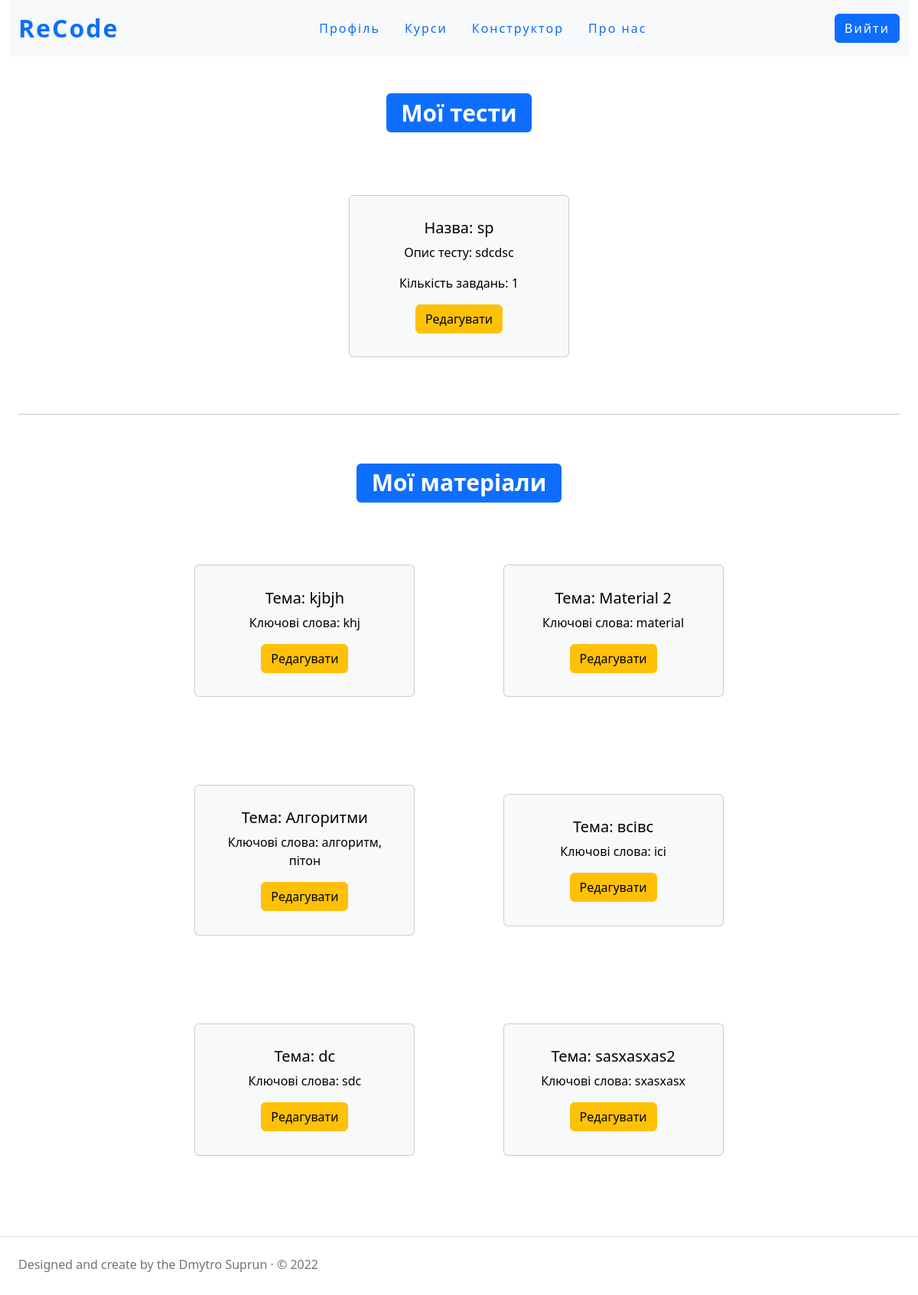
/create/show_tests_and_materials/ (signed in), run on an earlier commit of the app's database.
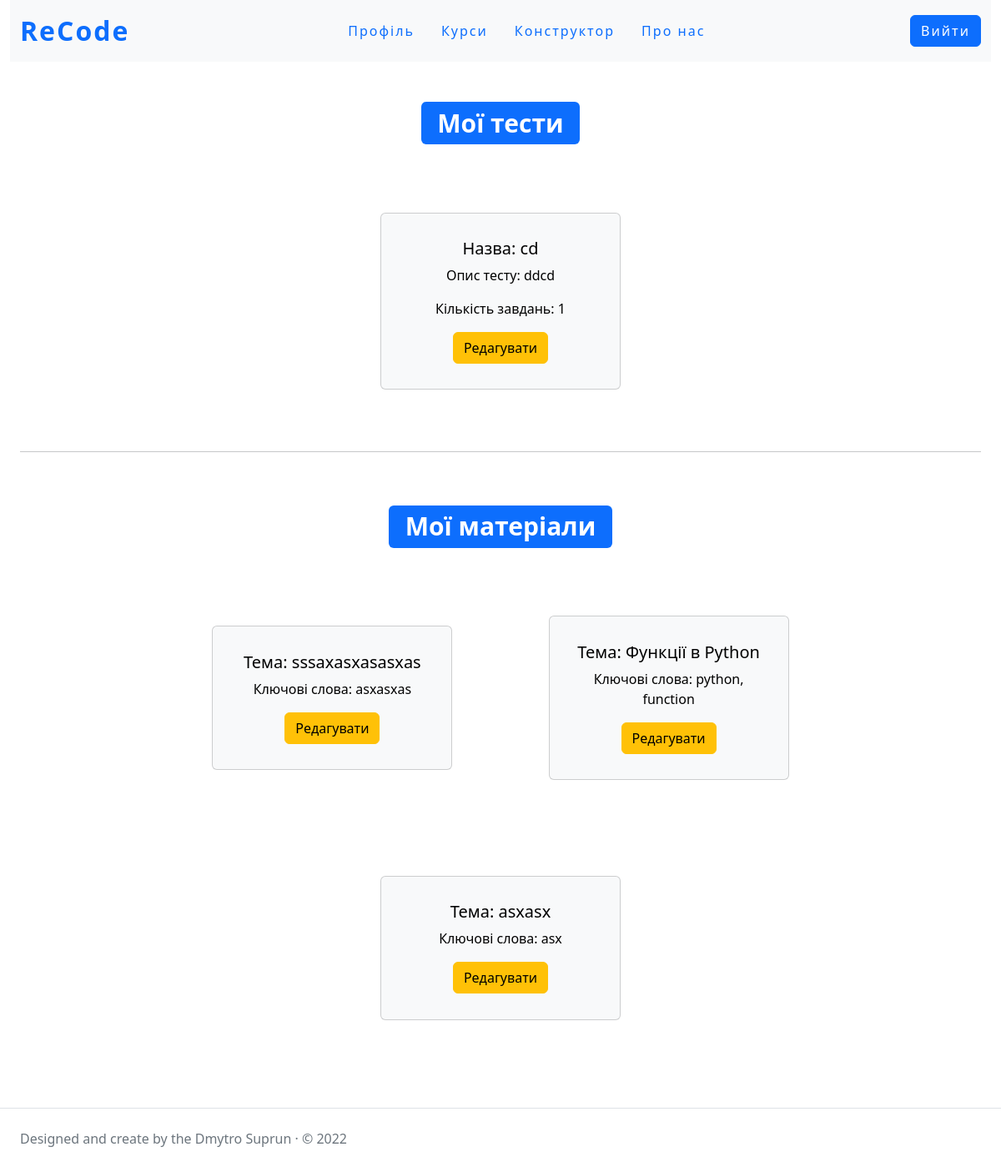
And on a later commit of the database.
### tests/models.py (models this page shows, shortened)
class TestsConfig(models.Model):
    name_test = models.CharField('Назва тесту', max_length=255)
    slug = models.SlugField('URL', max_length=255, unique=True, db_index=True, )
    theme_test = models.CharField('Опис тесту ', max_length=255)
    author_of_test = models.ForeignKey(User,on_delete=models.CASCADE, verbose_name='Автор тесту')
    max_test_result = models.FloatField('Максимальний бал тесту')
    create_func_template = models.BooleanField('Автоматичне створення шаблону функції', default=True)
    date_creating=models.DateField(auto_now_add=True)
    class Meta:
        ordering=['-pk']

### ScientificMaterials/models.py (models this page shows)
class ScientificMaterials(models.Model):
    material_uuid = models.UUIDField(primary_key=True, default=uuid.uuid4, editable=False)
    material_name = models.CharField('Назва матеріалу', max_length=255)
    key_words = models.CharField('Ключові поняття', max_length=255)
    material = models.TextField('Матеріал')
    author = models.ForeignKey(User,on_delete=models.CASCADE, verbose_name='Автор матеріалу')
    class Meta:
        ordering = ['pk']

### designer/views.py (the view)
# urls.py: path('show_tests_and_materials/', show_all_tests, name='show_all_tests'),
@login_required
def show_all_tests(request):
    if get_role(request) != 'teacher':
        return HttpResponse('<h1 style="text-align:center;position:relative; top:10%;">Доступ заборонено!</h1>', status=403)
    get_my_tests = TestsConfig.objects.filter(author_of_test__username=request.user.username)
    get_materials = read_materials(author=request.user)
    context={
        'type':get_role(request),
        'title':'Мої розробки',
        'my_tests':get_my_tests,
        'count_test':len(get_my_tests),
        'count_material': len(get_materials),
        'materials': get_materials
    }
    return render(request, 'designer/show_all_tests_and_materials.html', context=context)

### ScientificMaterials/material_services/crud.py (called while the page is built)
def read_materials(**params):
    return ScientificMaterials.objects.filter(**params)

### designer/templatetags/designer_tags.py (called while the page is built)
@register.simple_tag()
def get_num_section_in_test(test_slug):
    return len(TestsSection.objects.filter(test__slug=test_slug))

### staticPages/views.py (called while the page is built)
def get_role(req):
    if req.user.is_anonymous:
        return 'anonymous'
    elif len(TeacherInCourse.objects.filter(e_mail=req.user.email))==0:
        if len(StudentInCourse.objects.filter(e_mail=req.user.email))==0:
            return 'anonymousStudent'
        return 'student'
    return 'teacher'

### designer/templates/designer/show_all_tests_and_materials.html (shortened to what this page needs)
{% extends "designer/designer_layout.html" %}
{% load static %}
{% load designer_tags %}
{%block styles%}
    <link rel="stylesheet" href="{%static 'designer/css/designer.css'%}">
{% endblock %}
{%block content%}
    <div class="flex">
        {% if count_test == 0 %}
            <h1><span class="badge bg-primary mt-5 mb-3 position">Ви ще не створили тести!</span></h1>
        {%else%}
            <h1><span class="badge bg-primary mt-5 mb-3 position">Мої тести</span></h1>
        {% endif %}
    </div>
    <div class="flex">
        {% if count_test == 0 %}
            <a href="{% url 'index_page'  %}" class="btn btn-primary login-button m-3">На головну</a>
            <a href="{% url 'create_test' %}" class="btn btn-success success_btn m-3">Створити тест</a>
        {% else %}
            {%for test in my_tests%}
                <div class="card text-center text-bg-light" style="width: 18rem;">
                    <div class="card-body">
                        <h5 class="card-title">Назва: {{test.name_test}}</h5>
                        <p class="card-text">Опис тесту: {{test.theme_test}}</p>
                        <p class="card-text">Кількість завдань: {%get_num_section_in_test test.slug%}</p>
                        <a href="{% url 'create_task' test.slug %}" class="btn btn-warning">Редагувати</a>
                    </div>
                </div>
            {%endfor%}
        {% endif %}
    </div>
    <hr>
<div class="flex">
        {% if count_material == 0 %}
            <h1><span class="badge bg-primary mt-5 mb-3 position">Ви ще не створили матеріали!</span></h1>
        {%else%}
            <h1><span class="badge bg-primary mt-5 mb-3 position">Мої матеріали</span></h1>
        {% endif %}
    </div>
    <div class="flex">
        {% if count_material == 0 %}
            <a href="{% url 'index_page'  %}" class="btn btn-primary login-button m-3">На головну</a>
            <a href="{% url 'create_material' %}" class="btn btn-success success_btn m-3">Створити матеріал</a>
        {% else %}
            {%for material in materials %}
                <div class="card text-center text-bg-light" style="width: 18rem;">
                    <div class="card-body">
                        <h5 class="card-title">Тема: {{material.material_name}}</h5>
                        <p class="card-text">Ключові слова: {{material.key_words}}</p>
                        <a href="{% url 'update_material' material.material_uuid  %}" class="btn btn-warning">Редагувати</a>
                    </div>
                </div>
            {%endfor%}
        {% endif %}
    </div>
{%endblock%}

### designer/templates/designer/designer_layout.html (shortened to what this page needs)
{% load static %}
<!doctype html>
<html lang="uk">
<head>
    <link href="https://cdn.jsdelivr.net/npm/bootstrap@5.2.0-beta1/dist/css/bootstrap.min.css" rel="stylesheet">
    {%block styles%}
    {%endblock%}
</head>
<body>
    <header>
        <div class="container-fluid">
                {%include 'staticPages/nav/login-nav.html'%}
        </div>
    </header>
    <main class="container-fluid">
        <div class="container-xxl">
            {%block content%}{%endblock%}
        </div>
    </main>
    <footer class=" container-fluid pt-4 my-md-5 text-muted border-top">
        <div class="container-xxl">
            Designed and create by the Dmytro Suprun · © 2022
        </div>
    </footer>
</body>
</html>

### staticPages/templates/staticPages/nav/login-nav.html
{%load static%}
<link rel="stylesheet" href="{%static 'staticPages/css/header/header.css'%}">
<nav class="navbar navbar-light bg-light">
          <div class="container-xxl">
                <a class="navbar-brand "  href="{%url 'index_page'%}">
                    <span class="big-logo">ReCode</span>
                </a>
                <ul class="nav">
                      <li class="nav-item ">
                        <a class="nav-link nav-element " href="{% url 'index_page'%}">Профіль</a>
                      </li>
                    <li class="nav-item ">
                        <a class="nav-link nav-element " href="{% url 'all_course'%}">Курси</a>
                      </li>
                    {% if type == 'teacher'%}
                     <li class="nav-item ">
                        <a class="nav-link nav-element " href="{% url 'designer'%}">Конструктор</a>
                      </li>
                    {%endif%}
                      <li class="nav-item">
                        <a class="nav-link  nav-element " href="{% url 'about'%}">Про нас</a>
                      </li>
                </ul>
                <a href="{%url 'logout'%}" class="btn btn-primary login-button" >Вийти</a>
          </div>
</nav>

### designer/static/designer/css/designer.css (style rules this page uses)
.flex { display: flex; flex-direction: row; align-items:center; justify-content: center; flex-wrap:wrap; }
.flex div { margin:5% 5%; }
.nav-element, .success_btn, .login-button, .big-logo { letter-spacing: 2px; }
.nav-element:not(hover) { color:#0d6efd; transition:all 1.1s ease 1ms }
.login-button:not(hover) { background-color:#0d6efd; transition:all 1.1s ease 1ms; }

### staticPages/static/staticPages/css/header/header.css (style rules this page uses)
.big-logo { color:#0d6efd; font-size:32px; font-weight: 700; }
.nav-element, .login-button, .big-logo { letter-spacing: 2px; }
.nav-element:not(hover) { color:#0d6efd; transition:all 1.1s ease 1ms }
.login-button:not(hover) { background-color:#0d6efd; transition:all 1.1s ease 1ms }

What changed in the data, as far as the page shows it:
removed TestsConfig: name_test "sр", theme_test "sdcdsc", slug "1"
removed ScientificMaterials: material_name "kjbjh", key_words "khj"
removed ScientificMaterials: material_name "Material 2", key_words "material"
removed ScientificMaterials: material_name "Алгоритми", key_words "алгоритм, пітон"
removed ScientificMaterials: material_name "всівс", key_words "ісі"
removed ScientificMaterials: material_name "dc", key_words "sdc"
removed ScientificMaterials: material_name "sasxasxas2", key_words "sxasxasx"
added TestsConfig: name_test "cd", theme_test "ddcd", slug "1"
added ScientificMaterials: material_name "sssaxasxasasxas", key_words "asxasxas"
added ScientificMaterials: material_name "Функції в Python", key_words "python, function"
added ScientificMaterials: material_name "asxasx", key_words "asx"
